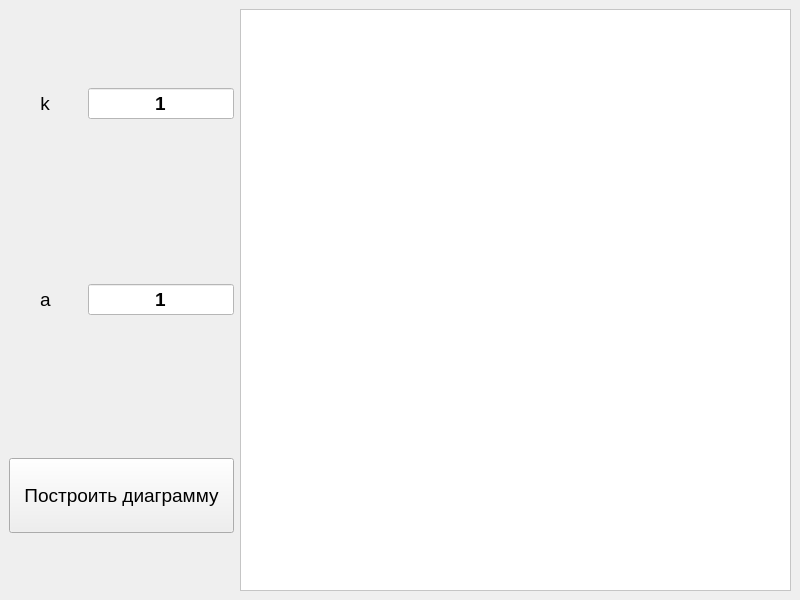
<?xml version="1.0" encoding="UTF-8"?>
<ui version="4.0">
 <class>MainWindow</class>
 <widget class="QMainWindow" name="MainWindow">
  <property name="geometry">
   <rect>
    <x>0</x>
    <y>0</y>
    <width>800</width>
    <height>600</height>
   </rect>
  </property>
  <property name="windowTitle">
   <string>MainWindow</string>
  </property>
  <widget class="QWidget" name="centralwidget">
   <property name="styleSheet">
    <string notr="true"/>
   </property>
   <layout class="QHBoxLayout" name="horizontalLayout_4">
    <item>
     <layout class="QHBoxLayout" name="horizontalLayout_3" stretch="0,1">
      <item>
       <layout class="QVBoxLayout" name="verticalLayout">
        <item>
         <layout class="QHBoxLayout" name="horizontalLayout" stretch="1,2">
          <item alignment="Qt::AlignHCenter|Qt::AlignVCenter">
           <widget class="QLabel" name="label">
            <property name="font">
             <font>
              <pointsize>14</pointsize>
             </font>
            </property>
            <property name="text">
             <string>k</string>
            </property>
            <property name="alignment">
             <set>Qt::AlignCenter</set>
            </property>
           </widget>
          </item>
          <item alignment="Qt::AlignHCenter|Qt::AlignVCenter">
           <widget class="QLineEdit" name="lineEdit">
            <property name="font">
             <font>
              <pointsize>14</pointsize>
              <weight>75</weight>
              <bold>true</bold>
             </font>
            </property>
            <property name="styleSheet">
             <string notr="true">background-color: rgb(255, 255, 255)</string>
            </property>
            <property name="text">
             <string>1</string>
            </property>
            <property name="alignment">
             <set>Qt::AlignCenter</set>
            </property>
           </widget>
          </item>
         </layout>
        </item>
        <item>
         <layout class="QHBoxLayout" name="horizontalLayout_2" stretch="1,2">
          <item alignment="Qt::AlignHCenter|Qt::AlignVCenter">
           <widget class="QLabel" name="label_2">
            <property name="font">
             <font>
              <pointsize>14</pointsize>
             </font>
            </property>
            <property name="text">
             <string>a</string>
            </property>
            <property name="alignment">
             <set>Qt::AlignCenter</set>
            </property>
           </widget>
          </item>
          <item alignment="Qt::AlignHCenter|Qt::AlignVCenter">
           <widget class="QLineEdit" name="lineEdit_2">
            <property name="font">
             <font>
              <pointsize>14</pointsize>
              <weight>75</weight>
              <bold>true</bold>
             </font>
            </property>
            <property name="styleSheet">
             <string notr="true">background-color: rgb(255, 255, 255)</string>
            </property>
            <property name="text">
             <string>1</string>
            </property>
            <property name="alignment">
             <set>Qt::AlignCenter</set>
            </property>
           </widget>
          </item>
         </layout>
        </item>
        <item alignment="Qt::AlignHCenter|Qt::AlignVCenter">
         <widget class="QPushButton" name="pushButton">
          <property name="minimumSize">
           <size>
            <width>225</width>
            <height>75</height>
           </size>
          </property>
          <property name="font">
           <font>
            <pointsize>14</pointsize>
           </font>
          </property>
          <property name="styleSheet">
           <string notr="true"/>
          </property>
          <property name="text">
           <string>Построить диаграмму</string>
          </property>
         </widget>
        </item>
       </layout>
      </item>
      <item>
       <widget class="QGraphicsView" name="graphicsView">
        <property name="styleSheet">
         <string notr="true">background-color: rgb(255, 255, 255)</string>
        </property>
       </widget>
      </item>
     </layout>
    </item>
   </layout>
  </widget>
 </widget>
 <resources/>
 <connections/>
</ui>
